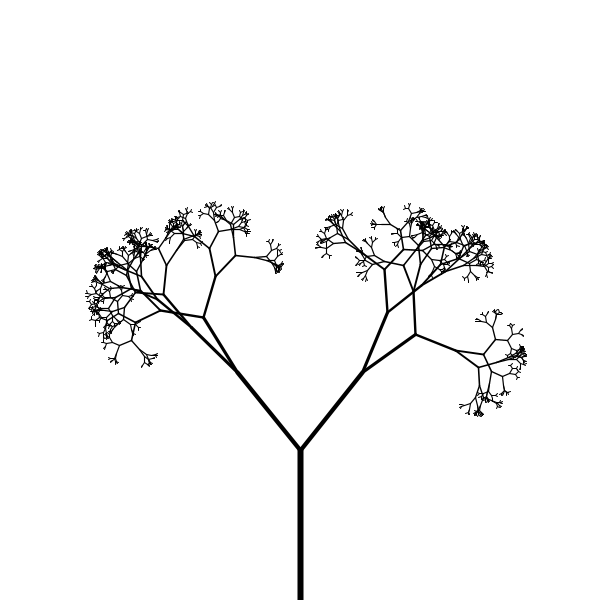
Frame 1 (no input)
Frame 2 (the mouse pressed at the canvas centre, redrawn once): identical to frame 1, image omitted

The Processing sketch that drew this single still picture (run headless with seeded random() and noise(); the mouse was pressed at the canvas centre and the sketch redrawn once):

// Processing sketch: fractal_84_tree
// ── fractal_84_tree.pde
void setup(){
  size(600,600);
  nT();
}

void draw(){
  noLoop();
}

void mousePressed(){
  pushMatrix();
  nT();
  popMatrix();
  redraw();
}

void nT(){
  background(255);
  fill(0);
  stroke(0);
  translate(width/2, height);
  b(width/4);
}

void b(float h_){
  float sw = map(h_,2,120,1,5);
  strokeWeight(sw);
  float t = random(0 , PI/3);
  
  line(0,0,0,-h_);
  translate(0,-h_);
  h_ *= 0.66 ;
  if(h_ > 2){
        pushMatrix();
        rotate(t);
        b(h_);
        popMatrix();
        pushMatrix();
        rotate(-t);
        b(h_);
        popMatrix();
  }
}
